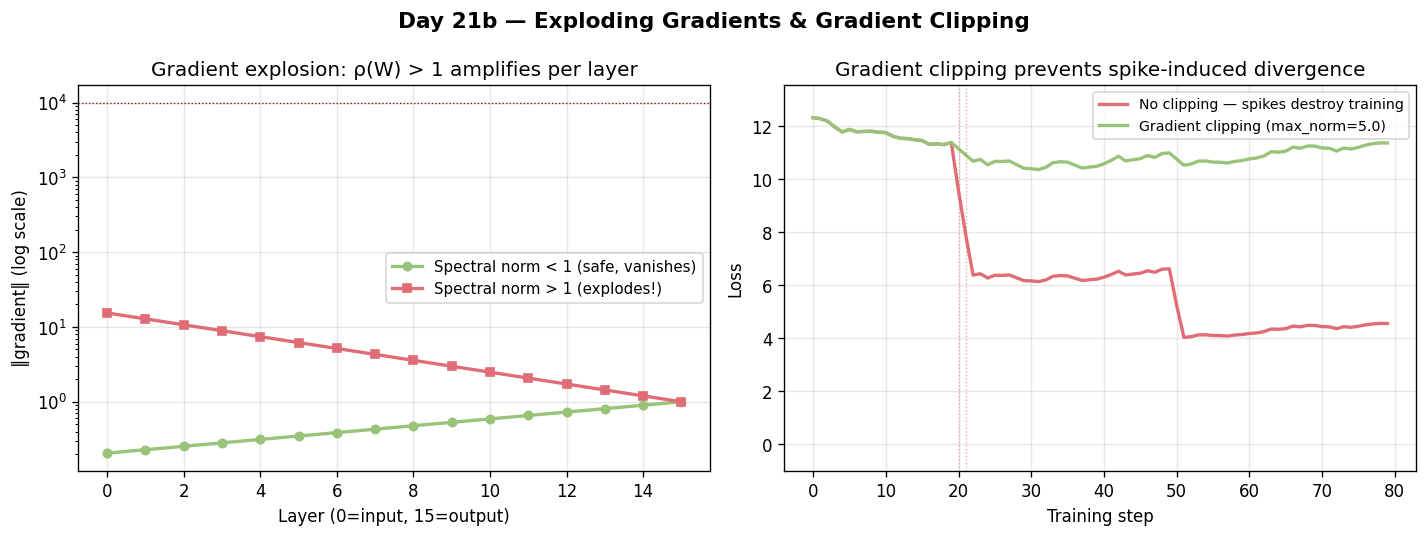

This figure's Python source:
import numpy as np
import matplotlib.pyplot as plt

np.random.seed(42)

n_layers = 15
n_units  = 32

def exploding_grad_norms(n_layers, n_units, spectral_norm):
    """Approximate gradient norms when weight spectral norm > 1."""
    norms = [spectral_norm ** k for k in range(n_layers, -1, -1)]
    return norms

# Normal network (spectral norm ≈ 0.9 → vanishing)
norms_ok  = exploding_grad_norms(n_layers, n_units, 0.9)
# Exploding (spectral norm ≈ 1.2)
norms_exp = exploding_grad_norms(n_layers, n_units, 1.2)

# Simulate gradient clipping effect
clip_threshold = 5.0
def clip_norm(v, max_norm):
    n = np.linalg.norm(v) if not np.isscalar(v) else abs(v)
    return min(n, max_norm) / max(n, 1e-9) * v if not np.isscalar(v) else min(abs(v), max_norm) * np.sign(v)

# Simulate training loss with and without clipping
steps = 80
np.random.seed(0)
base_grads = np.random.randn(steps) * 2.0
spike_steps = [20, 21, 22, 50, 51]
for s in spike_steps:
    base_grads[s] = 40.0   # simulated gradient spikes

theta_no_clip, theta_clip = 5.0, 5.0
loss_no_clip, loss_clip = [], []
for g in base_grads:
    theta_no_clip -= 0.01 * g
    loss_no_clip.append(0.5 * theta_no_clip**2)
    g_clipped = clip_norm(g, clip_threshold)
    theta_clip -= 0.01 * g_clipped
    loss_clip.append(0.5 * theta_clip**2)

fig, axes = plt.subplots(1, 2, figsize=(12, 4.5))
fig.suptitle("Day 21b — Exploding Gradients & Gradient Clipping", fontsize=13, fontweight="bold")

ax = axes[0]
layers = list(range(n_layers + 1))
ax.semilogy(layers, norms_ok,  "o-", color="#98c379", linewidth=2, markersize=5,
            label="Spectral norm < 1 (safe, vanishes)")
ax.semilogy(layers, norms_exp, "s-", color="#e06c75", linewidth=2, markersize=5,
            label="Spectral norm > 1 (explodes!)")
ax.set_xlabel("Layer (0=input, 15=output)")
ax.set_ylabel("‖gradient‖ (log scale)")
ax.set_title("Gradient explosion: ρ(W) > 1 amplifies per layer")
ax.legend(fontsize=9); ax.grid(True, alpha=0.3)
ax.axhline(1e4, color="darkred", linewidth=0.8, linestyle=":", label="NaN territory")

ax2 = axes[1]
ax2.plot(loss_no_clip, color="#e06c75", linewidth=2, label="No clipping — spikes destroy training")
ax2.plot(loss_clip,    color="#98c379", linewidth=2, label=f"Gradient clipping (max_norm={clip_threshold})")
for s in spike_steps[:2]:
    ax2.axvline(s, color="#e06c75", linewidth=0.8, linestyle=":", alpha=0.6)
ax2.set_xlabel("Training step"); ax2.set_ylabel("Loss")
ax2.set_title("Gradient clipping prevents spike-induced divergence")
ax2.legend(fontsize=8.5); ax2.grid(True, alpha=0.3)
ax2.set_ylim(-1, min(200, max(loss_no_clip) * 1.1))

plt.tight_layout()
plt.savefig("graph_DAY_21b.png", dpi=120, bbox_inches="tight")
print("graph_DAY_21b.png saved")
